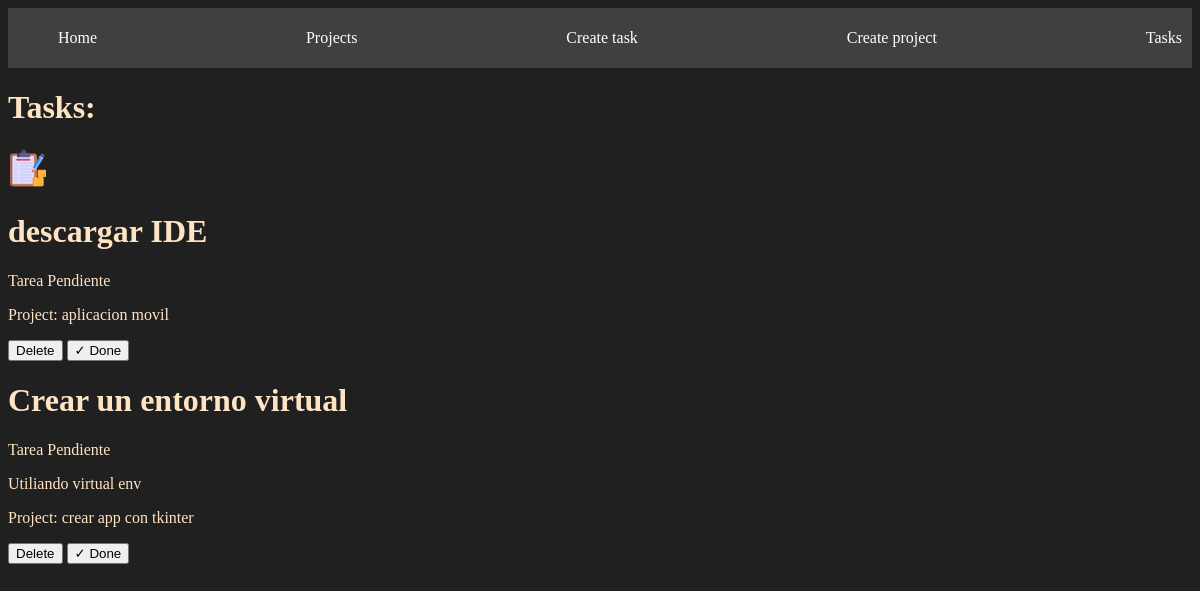
/tasks/, run on an earlier commit of the app's database.
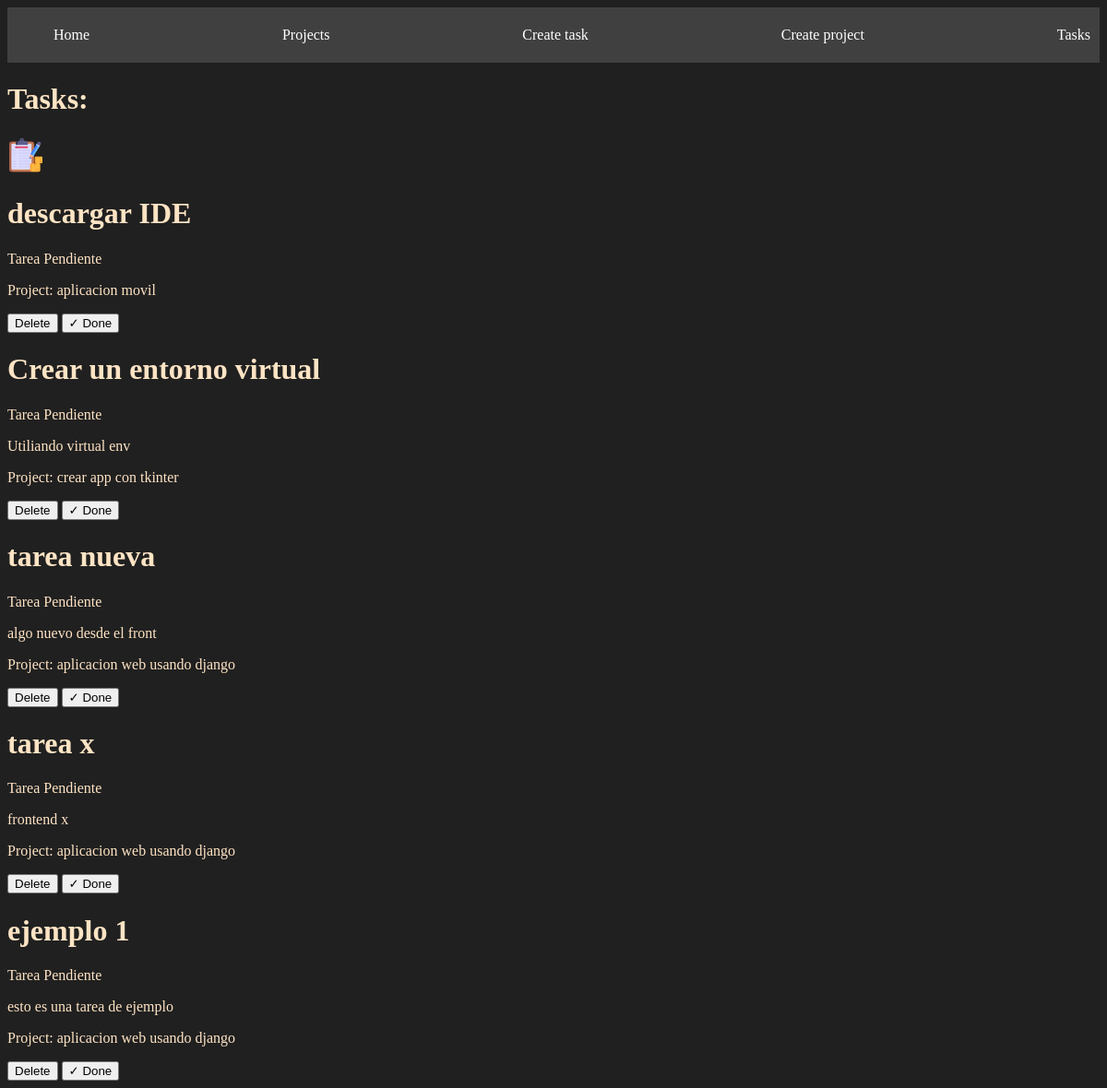
And on a later commit of the database.
### myapp/models.py (models this page shows, shortened)
class Task(models.Model):
    title= models.CharField(max_length=200)
    description = models.TextField()
    project = models.ForeignKey(Project, on_delete=models.CASCADE)
    done = models.BooleanField(default=False)

class Project(models.Model):
    name = models.CharField(max_length=200)

### myapp/views.py (the view)
# urls.py: path('tasks/', views.tasks, name= 'tasks'),
def tasks(request):
    tastks = Task.objects.all()
    return render(request, 'tasks.html', {'tasks': tastks})

### myapp/templates/tasks.html (shortened to what this page needs)
<!DOCTYPE html>
<html lang="en">
<head>
</head>
{% extends 'base.html' %}
{% load static %}
{% block content %}
<body>
    <h1>Tasks:</h1>
    <img src="{% static 'inventario (1).png' %}", width="40">
    {% for task in tasks %}
    <div>
        <h1>{{ task.title }}</h1>
        {% if task.done == False %}
        <p>Tarea Pendiente</p>
        {% else %}
        <p>Tarea realizada</p>
        {% endif %}
        <p>{{ task.description }}</p>
        <p>Project: {{ task.project.name }}</p>
        <button>Delete</button>
        <button>✓ Done</button>
    </div>
    {% endfor %}
</body>
{% endblock %}

### myapp/templates/base.html (shortened to what this page needs)
{% load static %}
<!DOCTYPE html>
<html lang="en">
<head>
    <link rel="stylesheet" href="{% static 'styles/main.css'%}">
</head>
<body>
    <nav class="navbar">
        <ul>
            <li>
                <a href="/index">Home</a>
            </li>
            <li>
                <a href="/projects">Projects</a>
            </li>
            <li>
                <a href="/create_task">Create task</a>
            </li>
            <li>
                <a href="/create_project">Create project</a>
            </li>
            <li>
                <a href="/tasks">Tasks</a>
            </li>
        </ul>
    </nav>
    {% block content %}
    {% endblock %}
</body>
</html>

### myapp/static/styles/main.css (style rules this page uses)
body { background: #202020; color: bisque; }
.navbar { background: #404040; padding: 5px 10px; }
.navbar ul li a { color: white; text-decoration: none; }
.navbar ul { display: flex; justify-content: space-between; }
.navbar ul li { text-decoration: none; list-style: none; }

What changed in the data, as far as the page shows it:
added Task: title "tarea nueva", done "Tarea Pendiente", description "algo nuevo desde el front", project.name "aplicacion web usando django"
added Task: title "tarea x", done "Tarea Pendiente", description "frontend x", project.name "aplicacion web usando django"
added Task: title "ejemplo 1", done "Tarea Pendiente", description "esto es una tarea de ejemplo", project.name "aplicacion web usando django"
